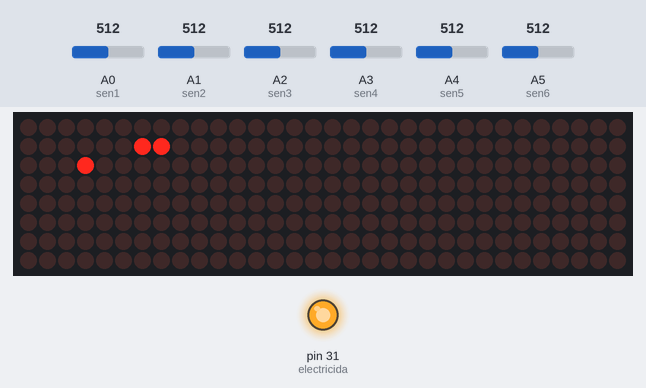
This sketch was run on a simulated Arduino Mega 2560, built with avr-gcc and run on an emulated ATmega2560. Shown: 32×8 LED matrix, output pins drawn as LEDs (lit = HIGH). Inputs (shaded band) come from the test bench; at power-on: A0 (sen1) = 512, A1 (sen2) = 512, A2 (sen3) = 512, A3 (sen4) = 512, A4 (sen5) = 512, A5 (sen6) = 512. Random numbers use the default seed unless the sketch sets one; what the sketch prints to the serial monitor is not drawn.

Above: at 6.95 s.
At 12.3 s:
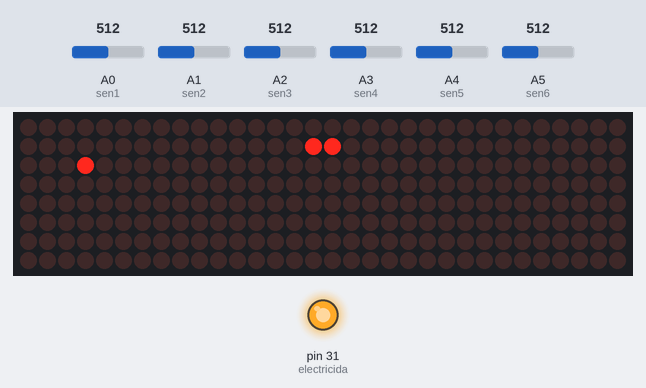
At 19.5 s:
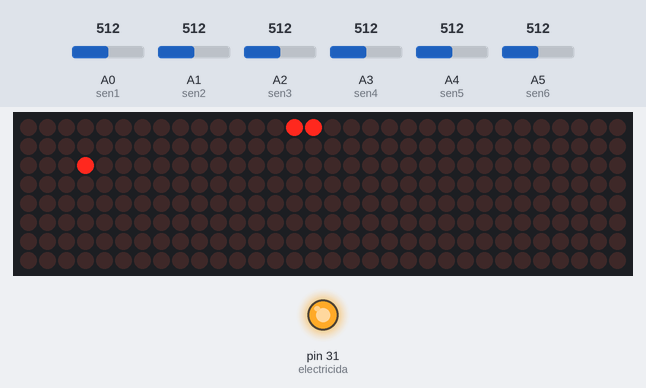
At 29.0 s:
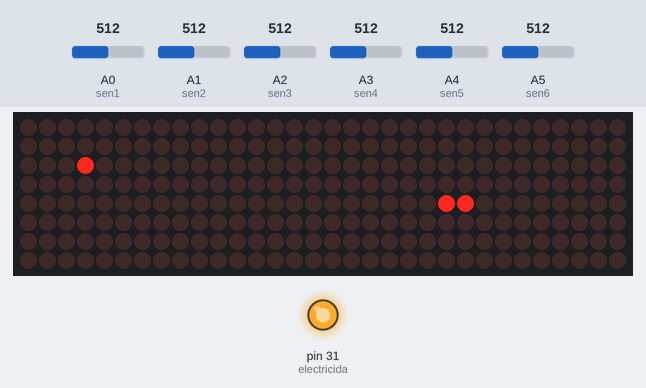
Timing chart, 0 to 30.5 s (numbered marks = the images above):
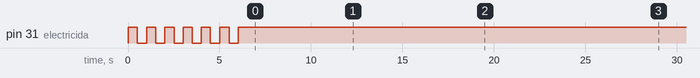

Measured:
- what the display in image 1 shows lasts 0.9 s, from 12.2 s to 13.1 s

The sketch:

ajolote.ino
```cpp
/*
Pins usados:
2, A5
*/

/**
 * Stuff for the matrix's controls
 */
#include <SPI.h>
#include <Adafruit_GFX.h>
#include <Max72xxPanel.h>

int pinCS = 12;
int numberOfHorizontalDisplays = 4;
int numberOfVerticalDisplays = 1;

Max72xxPanel matrix = Max72xxPanel(pinCS, numberOfHorizontalDisplays, numberOfVerticalDisplays);

/**
 * Stuff for the light switch
 */
const int sen1 = A0;
const int sen2 = A1;
const int sen3 = A2;
const int sen4 = A3;
const int sen5 = A4;
const int sen6 = A5;

const int electricida = 31;
int dedo = 0;

// variables:
int sensorMin = 1023;        // minimum sensor value
int sensorMax = 0;           // maximum sensor value

int sv1 = 0, sv2 = 0, sv3 = 0, sv4 = 0, sv5 = 0, sv6 = 0;
int sMin1 = 1023, sMin2 = 1023, sMin3 = 1023, sMin4 = 1023, sMin5 = 1023, sMin6 = 1023;
int sMax1 = 0, sMax2 = 0, sMax3 = 0, sMax4 = 0, sMax5 = 0, sMax6 = 0;

void setup() {
  Serial.begin(9600);

#include "setupMatrix.h"

#include "setupSwitch.h"

}

#include "postSetupMatrix.h"

void loop() {

#include "loopMatrix.h"
#include "loopSwitch.h"

}
```

loopMatrix.h
```cpp
unsigned long tiempoTotal = millis(); // Lleva track del tiempo

/*if (dedo != 0) {
  tiempoEase = random(1, 2) * 1000; // Asigna un tiempo de easing random
  caminando = 0;
  switch (dedo) {
    case 1:
      xTo = random(25, 32);
      yTo = random(0, 8);
      caminando = 1;
    case 2:
      xTo = random(25, 32);
      yTo = random(0, 8);
      caminando = 1;
    case 3:
      xTo = random(25, 32);
      yTo = random(0, 8);
      caminando = 1;
    case 4:
      xTo = random(0, 8);
      yTo = random(0, 8);
      caminando = 1;
    case 5:
      xTo = random(0, 8);
      yTo = random(0, 8);
      caminando = 1;
    case 6:
      xTo = random(0, 8);
      yTo = random(0, 8);
      caminando = 1;
  }
}*/

if (caminando == 0) { // Si no está caminando, asigna un nuevo objetivo al azar
  if (comida == 1 && dedo == 0) {
    tiempoEase = random(1, 2) * 1000; // Asigna un tiempo de easing random
    xTo = xCom;
    yTo = yCom;
  } else {
    tiempoEase = random(2, 5) * 1000; // Asigna un tiempo de easing random
    xTo = random(0, 32);
    yTo = random(0, 8);
  }

  caminando = 1; // Ahora está caminando
}

if (caminando == 1) {

  if (tiempoTotal - ultimoTiempo >= intervalo) { // Si no se ha cumplido el intervalo
    colaX = xNow;
    colaY = yNow;
    // Calcula el nuevo intervalo (easing)
    transcurrido = tiempoEase - (tiempoTotal - ultimoTiempo);
    intervalo += transcurrido * easing;
    // Actualiza la hora
    ultimoTiempo = tiempoTotal;
    // Si la diferencia de posición no es 0, mueve hacia ese punto
    if (xTo - xNow != 0) {
      if (xTo > xNow) {
        xNow++;
      } else if (xTo < xNow) {
        xNow--;
      }
    }

    if (yTo - yNow != 0) {
      if (yTo > yNow) {
        yNow++;
      } else if (yTo < yNow) {
        yNow--;
      }
    }
    // Si ya llegó al objetivo, reinicia el intervalo y apaga el estado caminando
    if (xTo - xNow == 0 && yTo - yNow == 0) {
      intervalo = 0;
      caminando = 0;
      if (xNow == xCom && yNow == yCom && comida == 1) {
        comida = 0;
      }
    }

  }

}

//Borra la pantalla
matrix.fillScreen(0);

matrix.drawPixel(xNow, yNow, HIGH); // actualiza el pixel

matrix.drawPixel(colaX, colaY, HIGH);

if (comida == 1) {
  matrix.drawPixel(xCom, yCom, HIGH);
}

matrix.write(); // Escribe
```

loopSwitch.h
```cpp
// read the sensor:
sv1 = analogRead(sen1);
sv2 = analogRead(sen2);
sv3 = analogRead(sen3);
sv4 = analogRead(sen4);
sv5 = analogRead(sen5);
sv6 = analogRead(sen6);

// apply the calibration to the sensor reading
sv1 = map(sv1, sMin1, sMax1, 0, 255);
sv2 = map(sv2, sMin2, sMax2, 0, 255);
sv3 = map(sv3, sMin3, sMax3, 0, 255);
sv4 = map(sv4, sMin4, sMax4, 0, 255);
sv5 = map(sv5, sMin5, sMax5, 0, 255);
sv6 = map(sv6, sMin6, sMax6, 0, 255);

// in case the sensor value is outside the range seen during calibration
sv1 = constrain(sv1, 0, 255);
sv2 = constrain(sv2, 0, 255);
sv3 = constrain(sv3, 0, 255);
sv4 = constrain(sv4, 0, 255);
sv5 = constrain(sv5, 0, 255);
sv6 = constrain(sv6, 0, 255);

/*Serial.println(sv1);
Serial.println(sv2);
Serial.println(sv3);
Serial.println(sv4);
Serial.println(sv5);
Serial.println(sv6);
Serial.println("========");*/

if (sv1 < 50) {
  if (comida != 1) {
    comida = 1;
    xCom = random(0, 5);
    yCom = random(0, 8);
  }
  dedo = 1;
}

if (sv2 < 50) {
  if (comida != 1) {
    comida = 1;
    xCom = random(5, 11);
    yCom = random(0, 8);
  }
  dedo = 2;
}

if (sv3 < 50) {
  if (comida != 1) {
    comida = 1;
    xCom = random(11, 16);
    yCom = random(0, 8);
  }
  dedo = 3;
}

if (sv4 < 50) {
  if (comida != 1) {
    comida = 1;
    xCom = random(16, 21);
    yCom = random(0, 8);
  }
  dedo = 4;
}

if (sv5 < 50) {
  if (comida != 1) {
    comida = 1;
    xCom = random(21, 27);
    yCom = random(0, 8);
  }
  dedo = 5;
}

if (sv6 < 50) {
  if (comida != 1) {
    comida = 1;
    xCom = random(27, 32);
    yCom = random(0, 8);
  }
  dedo = 6;
}

if (sv1 > 50 && sv2 > 50 && sv3 > 50 && sv4 > 50 && sv5 > 50 && sv6 > 50) {
  dedo = 0;
}

Serial.println(dedo);
```

postSetupMatrix.h
```cpp
/**
 * Par las pantallas
 */
int x = numberOfHorizontalDisplays * 8 / 2;
int y = numberOfVerticalDisplays * 8 / 2;

/**
 * Movimiento
 */
int yTo, xTo;

int xNow = 0;
int yNow = 0;

/**
 * Timer for the delay
 */
unsigned long ultimoTiempo = 0; // La última vez que el ajolote dio un paso
float intervalo = 0; // Intervalo de velocidad, aumenta con el easing para hacer lento al ajolote
long transcurrido; // Para el easing
long tiempoEase; // El tiempo que va a tardar en llegar a su objetivo
float easing = 0.025; // Easing constante

/**
 * Estados
 */
int caminando = 0; // Si está caminando

/**
 * Comida
 */
int comida = 0, xCom, yCom;

/**
 * Cola
 */
int colaX, colaY;
```

setupMatrix.h
```cpp
matrix.setIntensity(15); // brillo del led
matrix.setRotation(0, 2); // Rotación de las pantallas
matrix.setRotation(1, 2);
matrix.setRotation(2, 2);
matrix.setRotation(3, 2);

// Adjust to your own needs
//  matrix.setPosition(0, 0, 0); // The first display is at <0, 0>
//  matrix.setPosition(1, 1, 0); // The second display is at <1, 0>
//  matrix.setPosition(2, 2, 0); // The third display is at <2, 0>
//  matrix.setPosition(3, 3, 0); // And the last display is at <3, 0>
//  ...
//  matrix.setRotation(0, 2);    // The first display is position upside down
//  matrix.setRotation(3, 2);    // The same hold for the last display

//Clear the screen
matrix.fillScreen(0);
matrix.write();
```

setupSwitch.h
```cpp
// calibrate during the first five seconds

pinMode(electricida, OUTPUT);

while (millis() < 1000) {
  if (millis() < 500) {
    digitalWrite(electricida, HIGH);
  } else if (millis() > 500 && millis() < 1000) {
    digitalWrite(electricida, LOW);
  }
  sv1 = analogRead(sen1);

  // record the maximum sensor value
  if (sv1 > sMax1) {
    sMax1 = sv1;
  }

  // record the minimum sensor value
  if (sv1 < sMin1) {
    sMin1 = sv1;
  }

  Serial.println(sMin1);
  Serial.println(sMax1);
  Serial.println(sv1);
  Serial.println("=====1=====");
} // end while

while (millis() > 1000 && millis() < 2000) {
  if (millis() > 1000 && millis() < 1500) {
    digitalWrite(electricida, HIGH);
  } else if (millis() > 1500 && millis() < 2000) {
    digitalWrite(electricida, LOW);
  }
  sv2 = analogRead(sen2);

  // record the maximum sensor value
  if (sv2 > sMax2) {
    sMax2 = sv2;
  }

  // record the minimum sensor value
  if (sv2 < sMin2) {
    sMin2 = sv2;
  }

  Serial.println(sMin2);
  Serial.println(sMax2);
  Serial.println(sv2);
  Serial.println("=====2=====");
} // end while

while (millis() > 2000 && millis() < 3000) {
  if (millis() > 2000 && millis() < 2500) {
    digitalWrite(electricida, HIGH);
  } else if (millis() > 2500 && millis() < 3000) {
    digitalWrite(electricida, LOW);
  }
  sv3 = analogRead(sen3);

  // record the maximum sensor value
  if (sv3 > sMax3) {
    sMax3 = sv3;
  }

  // record the minimum sensor value
  if (sv3 < sMin3) {
    sMin3 = sv3;
  }

  Serial.println(sMin3);
  Serial.println(sMax3);
  Serial.println(sv3);
  Serial.println("=====3=====");
} // end while

while (millis() > 3000 && millis() < 4000) {
  if (millis() > 3000 && millis() < 3500) {
    digitalWrite(electricida, HIGH);
  } else if (millis() > 3500 && millis() < 4000) {
    digitalWrite(electricida, LOW);
  }
  sv4 = analogRead(sen4);

  // record the maximum sensor value
  if (sv4 > sMax4) {
    sMax4 = sv4;
  }

  // record the minimum sensor value
  if (sv4 < sMin4) {
    sMin4 = sv4;
  }

  Serial.println(sMin4);
  Serial.println(sMax4);
  Serial.println(sv4);
  Serial.println("=====4=====");
} // end while

while (millis() > 4000 && millis() < 5000) {
  if (millis() > 4000 && millis() < 4500) {
    digitalWrite(electricida, HIGH);
  } else if (millis() > 4500 && millis() < 5000) {
    digitalWrite(electricida, LOW);
  }
  sv5 = analogRead(sen5);

  // record the maximum sensor value
  if (sv5 > sMax5) {
    sMax5 = sv5;
  }

  // record the minimum sensor value
  if (sv5 < sMin5) {
    sMin5 = sv5;
  }

  Serial.println(sMin5);
  Serial.println(sMax5);
  Serial.println(sv5);
  Serial.println("=====5=====");
} // end while

while (millis() > 5000 && millis() < 6000) {
  if (millis() > 5000 && millis() < 5500) {
    digitalWrite(electricida, HIGH);
  } else if (millis() > 5500 && millis() < 6000) {
    digitalWrite(electricida, LOW);
  }
  sv6 = analogRead(sen6);

  // record the maximum sensor value
  if (sv6 > sMax6) {
    sMax6 = sv6;
  }

  // record the minimum sensor value
  if (sv6 < sMin6) {
    sMin6 = sv6;
  }

  Serial.println(sMin6);
  Serial.println(sMax6);
  Serial.println(sv6);
  Serial.println("=====6=====");
} // end while

digitalWrite(electricida, HIGH);
```
